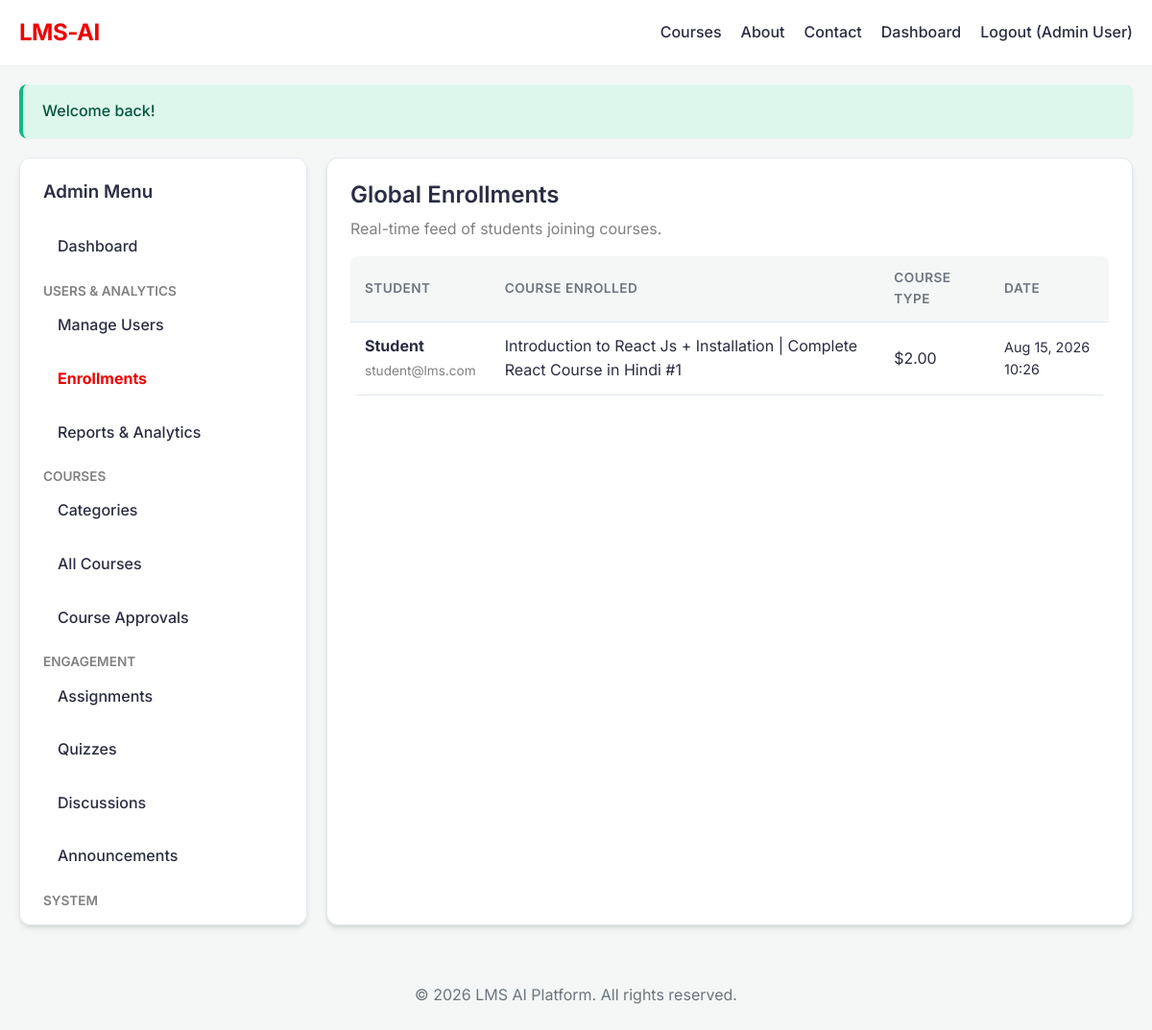
Page /admin/enrollments.php (signed in) on the committed database.
### tables this page shows
CREATE TABLE `enrollments` (
  `id` int(11) NOT NULL,
  `user_id` int(11) NOT NULL,
  `course_id` int(11) NOT NULL,
  `enrolled_at` timestamp NOT NULL DEFAULT current_timestamp()
);

CREATE TABLE `users` (
  `id` int(11) NOT NULL,
  `name` varchar(100) NOT NULL,
  `email` varchar(150) NOT NULL,
  `password` varchar(255) NOT NULL,
  `reset_token` varchar(100) DEFAULT NULL,
  `reset_token_expires` datetime DEFAULT NULL,
  `created_at` timestamp NOT NULL DEFAULT current_timestamp(),
  `updated_at` timestamp NOT NULL DEFAULT current_timestamp() ON UPDATE current_timestamp(),
  `reset_expires` datetime DEFAULT NULL
);

CREATE TABLE `courses` (
  `id` int(11) NOT NULL,
  `title` varchar(255) NOT NULL,
  `slug` varchar(255) NOT NULL,
  `description` text DEFAULT NULL,
  `price` decimal(10,2) DEFAULT 0.00,
  `difficulty` enum('Beginner','Intermediate','Advanced') DEFAULT 'Beginner',
  `image` varchar(255) DEFAULT 'default-course.jpg',
  `category_id` int(11) DEFAULT NULL,
  `instructor_id` int(11) DEFAULT NULL,
  `status` enum('Draft','Published') DEFAULT 'Draft',
  `created_at` timestamp NOT NULL DEFAULT current_timestamp(),
  `updated_at` timestamp NOT NULL DEFAULT current_timestamp() ON UPDATE current_timestamp()
);

### includes/functions.php (called while the page is built, shortened)
<?php
function h($string)
{
    return htmlspecialchars($string ?? '', ENT_QUOTES, 'UTF-8');
}

### admin/enrollments.php (the view, shortened to what this page needs)
<?php
require_once __DIR__ . '/../config/app.php';
$stmt = $pdo->query("
    SELECT e.id, e.enrolled_at, u.name as student_name, u.email as student_email, c.title as course_title, c.price
    FROM enrollments e
    JOIN users u ON e.user_id = u.id
    JOIN courses c ON e.course_id = c.id
    ORDER BY e.enrolled_at DESC
");
$enrollments = $stmt->fetchAll();
require_once __DIR__ . '/../includes/header.php';
?>
<div style="display: flex; gap: 20px; flex-wrap: wrap;">
    <?php require_once __DIR__ . '/../includes/admin_sidebar.php'; ?>
    <div class="dashboard-content card" style="flex: 3; min-width: 300px; overflow-x: auto;">
        <h2>Global Enrollments</h2>
        <p style="color: gray;">Real-time feed of students joining courses.</p>
        <table style="width: 100%;">
            <thead>
                <tr>
                    <th>Student</th>
                    <th>Course Enrolled</th>
                    <th>Course Type</th>
                    <th>Date</th>
                </tr>
            </thead>
            <tbody>
                <?php foreach ($enrollments as $e): ?>
                    <tr>
                        <td>
                            <strong><?= h($e['student_name']) ?></strong><br>
                            <span style="font-size: 0.85rem; color: gray;"><?= h($e['student_email']) ?></span>
                        </td>
                        <td><?= h($e['course_title']) ?></td>
                        <td><?= $e['price'] > 0 ? '$' . h($e['price']) : '<span style="color:var(--success);">Free</span>' ?></td>
                        <td style="font-size: 0.9rem;"><?= date('M d, Y H:i', strtotime($e['enrolled_at'])) ?></td>
                    </tr>
                <?php endforeach; ?>
            </tbody>
        </table>
    </div>
</div>
<?php require_once __DIR__ . '/../includes/footer.php'; ?>

### css/style.css (style rules this page uses)
:root { --primary-color: #4361ee; --primary-hover: #3a56d4; --secondary-color: #ffffff; --bg-color: #f4f7f6; --text-main: #2b2d42; --text-muted: #6c757d; --border-color: #e2e8f0; --success: #10b981; --danger: #ef4444; --warning: #f59e0b; --shadow-sm: 0 1px 2px 0 rgba(0, 0, 0, 0.05); --shadow-md: 0 4px 6px -1px rgba(0, 0, 0, 0.1), 0 2px 4px -1px rgba(0, 0, 0, 0.06); --shadow-lg: 0 10px 15px -3px rgba(0, 0, 0, 0.1), 0 4px 6px -2px rgba(0, 0, 0, 0.05); --radius: 8px; --radius-lg: 12px; --transition: all 0.3s ease; }
* { box-sizing: border-box; margin: 0; padding: 0; }
body { font-family: 'Inter', sans-serif; background-color: var(--bg-color); color: var(--text-main); line-height: 1.6; font-size: 16px; transition: var(--transition); }
h1, h2, h3, h4, h5, h6 { font-weight: 600; line-height: 1.2; margin-bottom: 0.5rem; color: var(--text-main); }
p { margin-bottom: 1rem; color: var(--text-muted); }
.card { background: var(--secondary-color); padding: 24px; border-radius: var(--radius-lg); box-shadow: var(--shadow-md); margin-bottom: 20px; border: 1px solid var(--border-color); transition: var(--transition); }
table { width: 100%; border-collapse: collapse; margin-top: 15px; background: var(--secondary-color); border-radius: var(--radius); overflow: hidden; }
thead { background: var(--bg-color); }
th, td { padding: 12px 15px; text-align: left; border-bottom: 1px solid var(--border-color); }
th { font-weight: 600; color: var(--text-muted); font-size: 0.85rem; text-transform: uppercase; letter-spacing: 0.5px; }

### rows in the picture
enrollments: user.name "Student", user.email "student@lms.com", course.title "Introduction to React Js + Installation | Complete React Course in Hindi #1", course.price "2.00", enrolled_at "Aug 15, 2026 10:26"

### other values in the picture
$_SESSION['user_name'] "Admin User"
$flash['message'] "Welcome back!"
